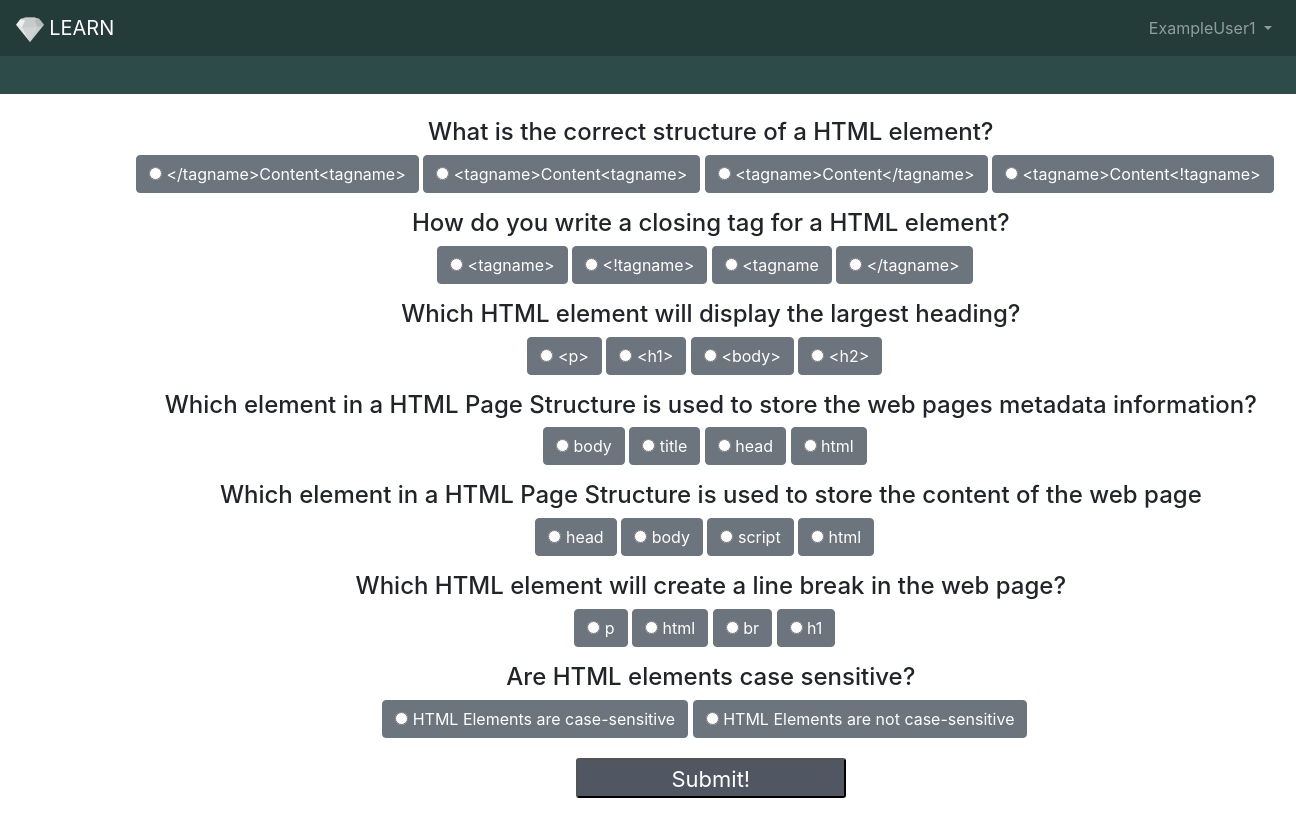
Before: /dashboard/ExampleUser1/course/11111/quiz/131/ (signed in) with the older database file.
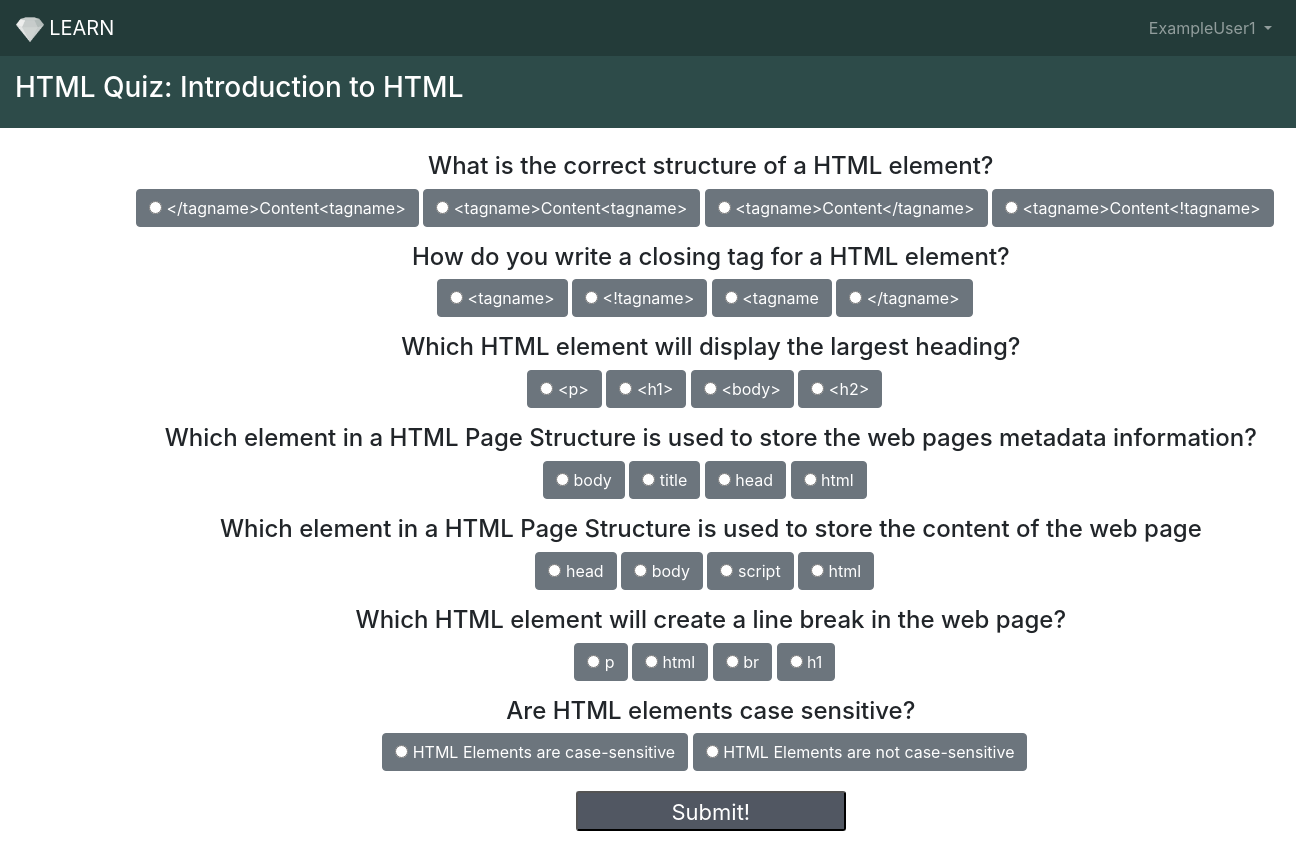
After: the same page with the newer database file.
### application.py (models this page shows, shortened)
class User(UserMixin, db.Model):
    __tablename__ = 'user'
    id = db.Column(db.Integer, primary_key=True)
    firstname = db.Column('firstname', db.String(20), index=True)
    lastname = db.Column('lastname', db.String(20), index=True)
    email = db.Column('email', db.String(50), unique=True, index=True)
    username = db.Column('username', db.String(20), unique=True, index=True)
    password = db.Column('password', db.String(20))

class LessonData(db.Model):
    __tablename__ = "lessondata"
    lessonid = db.Column('lessonid', db.Integer, unique=True, index=True, primary_key=True)
    lessonname = db.Column('lessonname', db.String(30), index=True)
    lessontype = db.Column('lessontype', db.String(30), index=True)
    courseid = db.Column('courseid', db.Integer, db.ForeignKey('course.courseid'), index=True)

### application.py (the view, shortened to what this page needs)
@app.route('/dashboard/<username>/course/<courseid>/quiz/<lessonid>/', methods=['GET', 'POST'])
@login_required #user must be logged in
def quizTemplate(username, courseid, lessonid):
    if username != current_user.username: #stops user accessing other users quiz page
        return redirect(url_for('.dashboard', username=current_user.username))
    username=User.query.filter_by(username=username).first()
    courseid=Course.query.filter_by(courseid=courseid).first()
    lessonData = LessonData.query.filter_by(lessonid=lessonid).first()
    if lessonid == lessonid:
        with open ('static/quiz/%s.json' %lessonid) as jsonQuizData:
            quiz_data = json.load(jsonQuizData) #loads json data for quiz
        for quiz_questions in quiz_data:
            quiz_questions = quiz_questions['quiz']
    questions = copy.deepcopy(quiz_questions)
    answerArray = [] #array to store all of the correct answers within the Quiz
    for j in questions:
        answer = questions[j][0] #the correct answer will always be the first index in the json file
        answerArray.append(answer) #adds the answers to teh array
    print (answerArray) #error checking
    for i in questions.keys():
        random.shuffle(questions[i]) #random.shuffle is used to shuffle the position of the answers in the webpage so the user does not know what is the correct answer
    return render_template('quiz.html', questions=questions, username=username, courseid=courseid, lesson=LessonData.query.filter_by(lessonid=lessonid, lessontype='Quiz').first())

### application.py (called while the page is built)
@login_manager.user_loader
def load_user(user_id):
    return User.query.filter(User.id == int (user_id)).first()

### templates/quiz.html (shortened to what this page needs)
<html>
<head>
<link rel="stylesheet" href="https://maxcdn.bootstrapcdn.com/bootstrap/4.0.0/css/bootstrap.min.css">
</head>
<body>
<nav class="navbar navbar-expand-sm navbar-dark" style="background-color: #233b39;">
  <a class="navbar-brand" href="#"><img src="/static/img/logo_transparent.png" height="27.5" class="logo"> LEARN</a>
  <div class="collapse navbar-collapse" id="navbarSupportedContent">
    <ul class="navbar-nav ml-auto">
      <li class="nav-item active">
      <li class="nav-item dropdown">
        <a class="nav-link dropdown-toggle" href="#" id="navbarDropdown" role="button" data-toggle="dropdown" aria-haspopup="true" aria-expanded="false">
		{{username.username}}
        </a>
      </li>
    </ul>
  </div>
</nav>
	<div class="quiz">
		<div class="heading">
		<h3>{{lesson.lessonname}}</h3>
		</div>
		<br>
		<form method='POST'>
		<div class="questions">
		{% for i in questions %}
		<h4>{{i}}</h4>
		<fieldset>
		<div class="form-check form-check-inline" data-toggle="buttons">
		<label class="radio-inline">
		{% for j in questions[i] %}
		<label class="btn btn-secondary">
			<input type="radio" value="{{j}}" name="{{i}}" autocomplete="off" required> {{j}}
  		</label>
				{% endfor %}
			</label>
		</div>
		</fieldset>
		{% endfor %}
			<input type="submit" class="button" value="Submit!" />
		</div>
	</form>
		</div>
</body>
</html>

### templates/quiz.html (style rules this page uses)
.questions { display: inline-block; text-align: center; position:relative; left:17vh; }
.heading { background-color: 2d4b49; padding-top:15px; padding-bottom:15px; padding-left:15px; color:white; }
.button { border-radius:3px; padding 14px 40px; width: 270px; height: 40px; font-size: 22px; margin: 4px 2px; display: inline-block; background-color: 515762; color: white; padding-top:3px; }

Changed rows visible on the page:
added LessonData: lessonname "HTML Quiz: Introduction to HTML"
